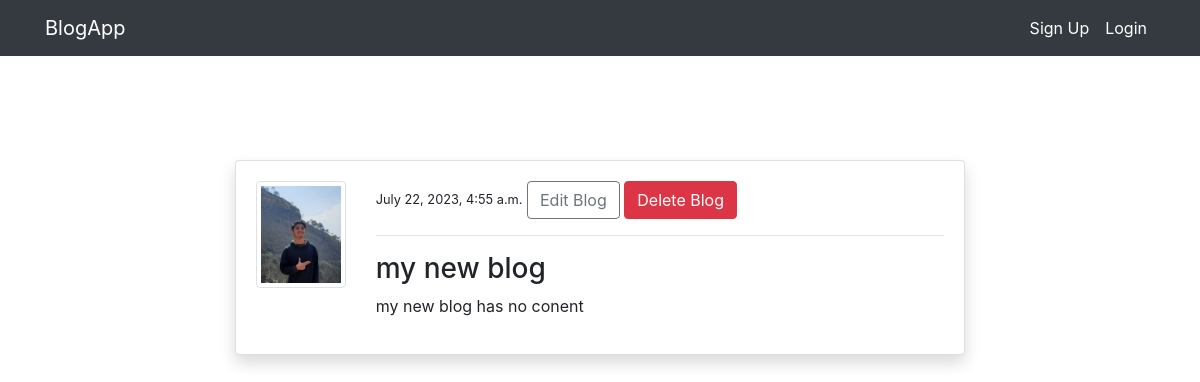
The page /post_details/10/ on the database as committed earlier.
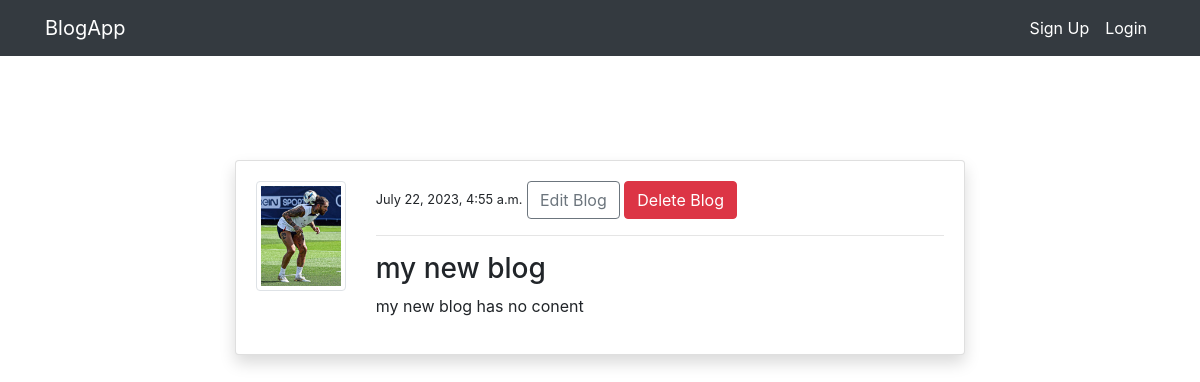
The same page on the database as committed later.
### myblog/models.py (models this page shows, shortened)
class BlogModel(models.Model):
    title = models.CharField(max_length=100)
    content = models.TextField()
    author = models.ForeignKey(User,on_delete=models.CASCADE)
    date_created = models.DateTimeField(auto_now_add=True)
    class Meta:
        ordering = ('-date_created',)

### Accounts/models.py (models this page shows, shortened)
class AccountModel(models.Model):
    user = models.OneToOneField(User, on_delete=models.CASCADE)
    image=models.ImageField(default='default.png',upload_to='account' , validators=[FileExtensionValidator(['png','jpg','jpeg'])])

### myblog/views.py (the view)
# urls.py: path('post_details/<int:pk>/', views.Post_details , name='post_details'),
def Post_details(request,pk):
    post=BlogModel.objects.get(id=pk)
    context ={
        'post':post
    }
    return render(request,'blogs/post_details.html',context)

### templates/blogs/post_details.html (shortened to what this page needs)
{% extends 'baseFiles/base.html' %}
{% load crispy_forms_tags %}
{% block content %}
<div class="container">
    <div class="row mt-5 pt-5">
       <div class="col-md-8 offset-md-2">
        <div class="card my-3 shadow">
            <div class="card-body">
                <div class="row">
                    <div class="col-md-2">
                        <small> <img class="img-thumbnail" src="{{post.author.accountmodel.image.url}}" alt="image1"></small>
                     </div>
                    <div class="col-md-10">
                        <small>{{  post.date_created }}</small>
                        <span><a class="btn btn-outline-secondary"  href="{% url 'edit_post' post.id %}">Edit Blog  </a></span>
                        <span><a class="btn btn-danger " href="{% url 'delete_post' post.id %}">Delete Blog  </a></span>
                        <hr>
                        <h3>{{post.title}}</h3>
                        <p>{{post.content}}</p>
                    </div>
                </div>
            </div>
        </div>
       </div>
    </div>
</div>
{% endblock %}

Rows that differ between the two databases and show on the page:
changed through a linked row, BlogModel "my new blog": author.accountmodel.image: a different picture
